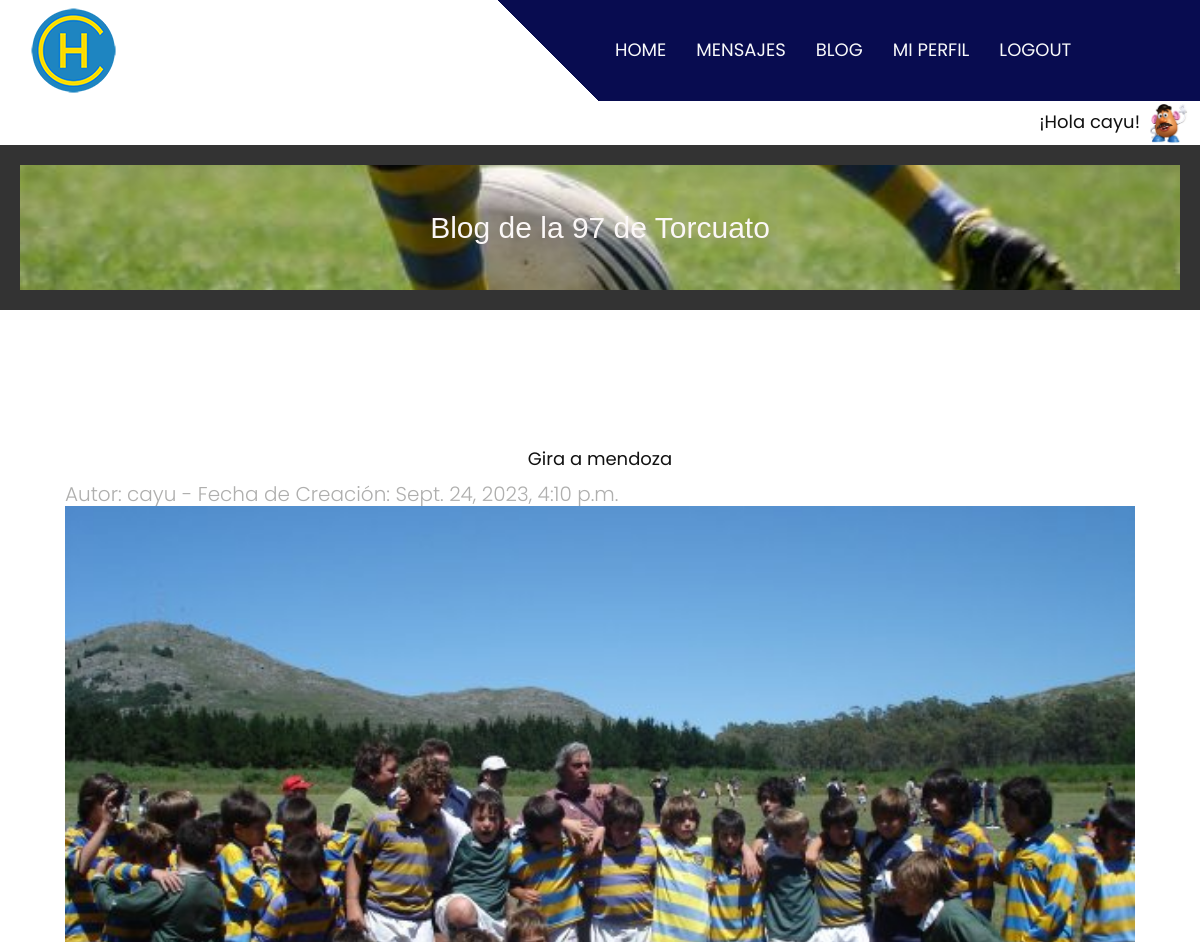
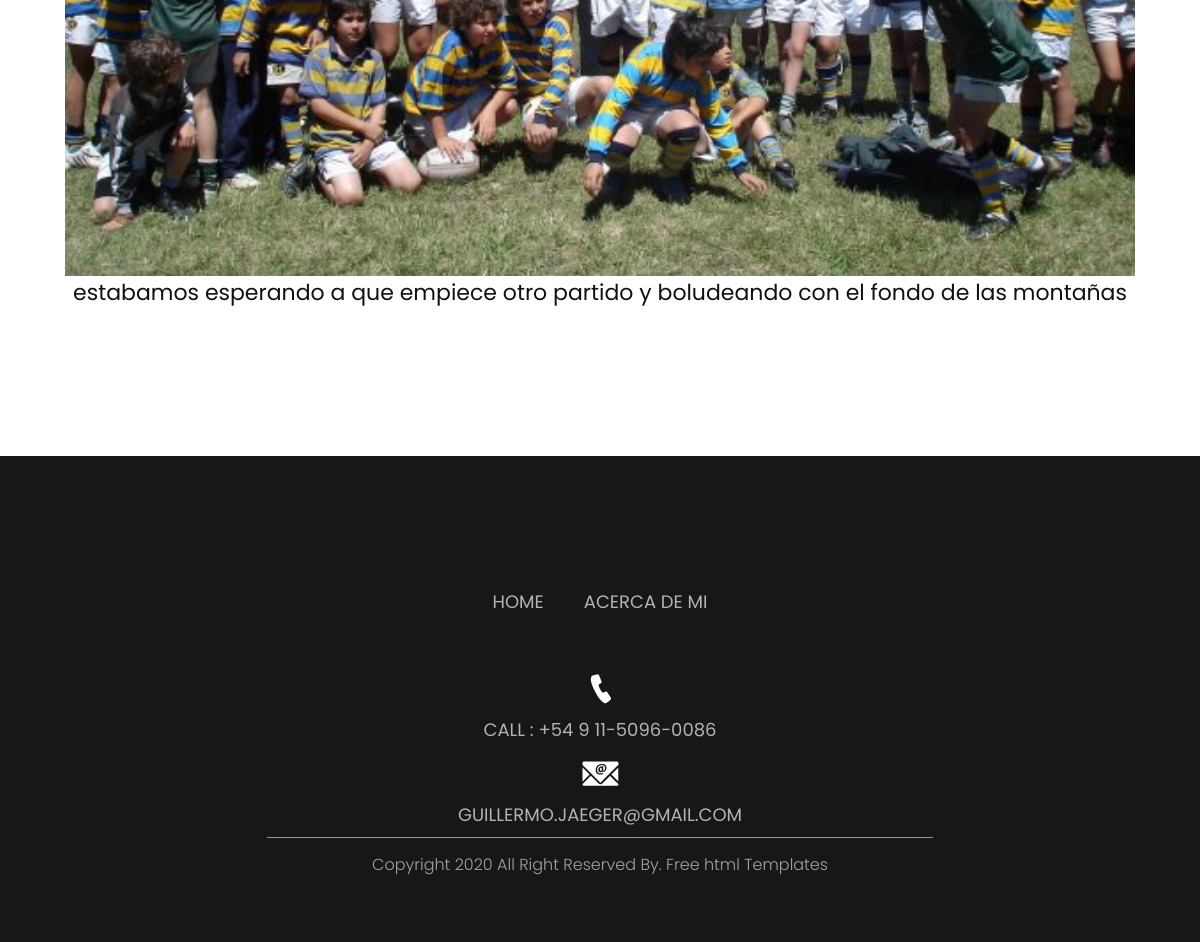
Screenshot of /Entradas/11/ (signed in) with the database file from the repository (2 pictures, top to bottom).
### Entradas/models.py (models this page shows, shortened)
class Entrada(models.Model):
    titulo = models.CharField(max_length=160)
    subtitulo = models.CharField(max_length=150)
    contenido = models.TextField()
    fecha = models.DateTimeField(auto_now_add=True)
    autor = models.ForeignKey(User, on_delete=models.CASCADE)
    imagen = models.ImageField(upload_to='img/')  # Debes configurar la carga de archivos estáticos

### Entradas/views.py (the view)
# urls.py: path('Entradas/<int:pk>/', views.entradaDetalle, name='entradadetalle'),
@login_required
def entradaDetalle(request, pk):
    avatar = obtenerAvatar(request)
    entrada = get_object_or_404(Entrada, pk=pk)
    entradas_recientes = posteosRecientes()
    return render(request, 'Entradas/entradadetalle.html', {'entrada': entrada, "entradas_recientes": entradas_recientes, "avatar": avatar})

### Inicio/views.py (called while the page is built)
def obtenerAvatar(request):
    avatares=Avatar.objects.filter(user=request.user.id)
    if len(avatares)!=0:
        return avatares[0].imagen.url
    else:
        return "/media/avatars/avatarpordefecto.png"

def posteosRecientes():
    entradas_recientes = Entrada.objects.order_by('-id')[:4]  # Obtener las últimas 4 entradas (o las que desees)
    return entradas_recientes

### templates/Entradas/entradadetalle.html (shortened to what this page needs)
{% extends "padre.html" %}
{% load static %}
{% block contenido-principal %}
<div class="about_section layout_padding">
    <br>
    <div class="container">
        <div class="row">
            <div class="col-lg-12 col-sm-12">
                    <div class="card-body">
                        <h3 style="text-align: center;">{{ entrada.subtitulo }}</h3>
                        <p class="post_text">Autor: {{ entrada.autor }}  -  Fecha de Creación: {{ entrada.fecha }}</p>
                        <img src="{{ entrada.imagen.url }}" alt="{{ entrada.titulo }}" style="width: 100%;">
                        <br>
                        <h2 style="text-align: center;">{{ entrada.contenido }} </h3>
                    </div>
                    <br>
                    </div>
            </div>
     </div>
  </div>
{% endblock %}

### templates/padre.html (shortened to what this page needs)
<!DOCTYPE html>
<html lang="en">
   <head>
      {% load static %}
      <!DOCTYPE html>
      <link rel="stylesheet" type="text/css" href="{% static 'css/bootstrap.min.css' %}">
      <link rel="stylesheet" type="text/css" href="{% static 'css/style.css' %}">
      <link rel="stylesheet" href="{% static 'css/responsive.css' %}">
      <link rel="stylesheet" href="{% static 'css/jquery.mCustomScrollbar.min.css' %}">
      <link rel="stylesheet" href="https://netdna.bootstrapcdn.com/font-awesome/4.0.3/css/font-awesome.css">
      <link rel="stylesheet" href="{% static 'css/owl.carousel.min.css' %}">
      <link rel="stylesheet" href="https://cdnjs.cloudflare.com/ajax/libs/fancybox/2.1.5/jquery.fancybox.min.css" media="screen">
   </head>
   <body>
      <div class="header_section">
         <div class="container-fluid header_main">
            <nav class="navbar navbar-expand-lg navbar-light bg-light">
               <a class="logo" href="{% url 'inicio' %}"><img src="{% static 'images/logo.png' %}"></a>
               <div class="collapse navbar-collapse" id="navbarSupportedContent">
                  <ul class="navbar-nav mr-auto">
                     {% if user.is_authenticated %}
                     <li class="nav-item">
                        <a class="nav-link" href="{% url 'inicio' %}">Home</a>
                     </li>
                     <li class="nav-item">
                        <a class="nav-link" href="{% url 'Mensajes:ver_mensajes' %}">Mensajes</a>
                     </li>
                     <li class="nav-item">
                        <a class="nav-link" href="{% url 'Entradas:entradalista' %}">Blog</a>
                     </li>
                     <li class="nav-item">
                        <a class="nav-link" href="{% url 'usuarioeditar' %}">Mi Perfil</a>
                     </li>
                     <li class="nav-item">
                        <a class="nav-link" href="{% url 'logout' %}">logout</a>
                     </li>
                     {% endif %}
                  </ul>
               </div>
            </nav>
         </div>
</head>
<div style="display: flex; justify-content: flex-end;">
   <div style="flex: 1; text-align: right; max-width: 94%; margin-top: 7px;">
      <h3>¡Hola {{ user.username }}!</h3>
   </div>
   <div style="flex: 2; text-align: center; max-width: 5%;">
      <img src="{{ avatar }}" alt="" style="width: 40px; height: 40px; margin-top: 3px;">
  </div>
</div>
         <header>
            <div class="foto">  <p>Blog de la 97 de Torcuato</p>    </div>
         </header>
      </div>
{% block contenido-principal %}
{% endblock %}
<div class="about_section layout_padding">
   <div class="container">
      <div class="row">
         <div class="col-lg-8 col-sm-12">
         </div>
         <div class="col-lg-4 col-sm-12">
         </div>
      </div>
   </div>
</div>
      <div class="footer_section layout_padding">
         <div class="container">
            <div class="footer_logo"><a href="{% url 'inicio' %}">
            <div class="footer_menu">
               <ul>
                  <li><a href="{% url 'inicio' %}">Home</a></li>
                  <li><a href="{% url 'about' %}">Acerca de Mi</a></li>
               </ul>
            </div>
            <div class="contact_menu">
               <ul>
                  <li><a href="#"><img src="{% static 'images/call-icon.png' %}"></a></li>
                  <li><a href="#">Call : +54 9 11-5096-0086</a></li>
                  <li><a href="#"><img src="{% static 'images/mail-icon.png' %}"></a></li>
                  <li><a href="#">guillermo.jaeger@gmail.com</a></li>
               </ul>
            </div>
         </div>
      </div>
      <div class="copyright_section">
         <div class="container">
            <p class="copyright_text">Copyright 2020 All Right Reserved By.<a href="https://html.design"> Free  html Templates</a></p>
         </div>
      </div>
   </body>
</html>

### static/css/style.css (style rules this page uses)
* { box-sizing: border-box !important; transition: ease all 0.5s; }
html { scroll-behavior: smooth; }
body { color: #666666; font-size: 14px; font-family: Poppins; line-height: 1.80857; font-weight: normal; overflow-x: hidden; }
a { color: #1f1f1f; text-decoration: none !important; outline: none !important; -webkit-transition: all .3s ease-in-out; -moz-transition: all .3s ease-in-out; -ms-transition: all .3s ease-in-out; -o-transition: all .3s ease-in-out; transition: all .3s ease-in-out; }
h1, h2, h3, h4, h5, h6 { letter-spacing: 0; font-weight: normal; position: relative; padding: 0 0 10px 0; font-weight: normal; line-height: normal; color: #111111; margin: 0 }
h2 { font-size: 22px }
h3 { font-size: 18px }
*, *::after, *::before { -webkit-box-sizing: border-box; -moz-box-sizing: border-box; box-sizing: border-box; }
ul, li, ol { margin: 0px; padding: 0px; list-style: none; }
p { margin: 20px; font-weight: 300; font-size: 15px; line-height: 24px; }
a { color: #222222; text-decoration: none; outline: none !important; }
a, .btn { text-decoration: none !important; outline: none !important; -webkit-transition: all .3s ease-in-out; -moz-transition: all .3s ease-in-out; -ms-transition: all .3s ease-in-out; -o-transition: all .3s ease-in-out; transition: all .3s ease-in-out; }
img { max-width: 100%; height: auto; }
.layout_padding { padding-top: 90px; padding-bottom: 0px; }
.bg-light { background-color: transparent!important; }
.header_section { background-image: url(../images/banner-bg.png); height: auto; background-size: 100%; width: 100%; float: left; height: auto; background-size: 100%; background-repeat: no-repeat; margin-top: 0px; }
.header_main { background: linear-gradient(45deg, transparent 46%, #080c50 46%); }
.logo { width: 50%; float: left; }
.navbar-expand-lg .navbar-nav .nav-link { padding-right: 15px; padding-left: 15px; font-size: 18px; color: #f8f9fa; text-transform: uppercase; }
.about_section { width: 100%; float: left; padding-top: 90px; }
.post_text { width: 100%; float: left; font-size: 20px; color: #afafae; margin: 0px; }
.footer_section { width: 100%; float: left; background-color: #171717; height: auto; padding-bottom: 50px; }
.footer_logo { width: 100%; float: left; text-align: center; }
.footer_menu { width: 100%; float: left; text-align: center; padding-top: 40px; }
.footer_menu ul { margin: 0px; padding: 0px; display: inline-block; text-align: center; }
.footer_menu li { float: left; font-size: 18px; color: #b3b3b3; padding: 0px 20px; text-transform: uppercase; }
.footer_menu li a { color: #b3b3b3; }
.contact_menu { width: 100%; float: left; text-align: center; padding-top: 40px; }
.contact_menu ul { margin: 0px; padding: 0px; display: inline-block; text-align: center; }
.contact_menu li { float: initial; font-size: 18px; color: #b3b3b3; padding: 5px 20px; text-transform: uppercase; text-align: center; }
.contact_menu li a { color: #b3b3b3; }
.copyright_section { width: 100%; float: left; background-color: #171717; height: auto; }
.copyright_text { width: 60%; margin: 0 auto; font-size: 16px; text-align: center; color: #a3a3a3; border-top: 1px solid #969696; padding: 15px 0px; }
.copyright_text a { color: #a3a3a3; }

### templates/padre.html (style rules this page uses)
header { margin-top: 0; }

### rows the page displays
Entrada: subtitulo "Gira a mendoza", autor "cayu", fecha "Sept. 24, 2023, 4:10 p.m.", imagen (picture), contenido "estabamos esperando a que empiece otro partido y boludeando con el fondo de las montañas"

### other values shown
{{ user.username }} "cayu"
